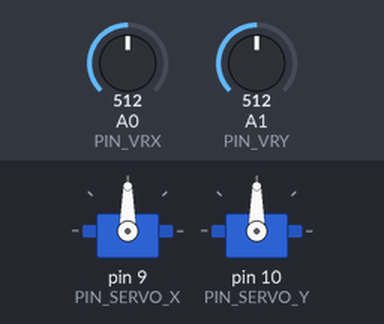
A sketch run on a simulated Arduino Leonardo, built with avr-gcc and run on an emulated ATmega32U4. On the bench: 2 × servo. The test bench sets the inputs (shaded band); at power-on: A0 (PIN_VRX) = 512, A1 (PIN_VRY) = 512. What the sketch prints to the serial monitor is not drawn.

Above: at 1.2 s.
1.3 s: A0 (PIN_VRX) set to 716
At 2.3 s:
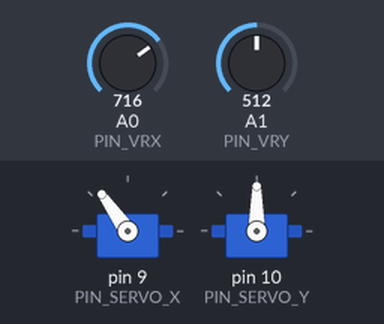
2.8 s: A1 (PIN_VRY) set to 716
At 3.5 s:
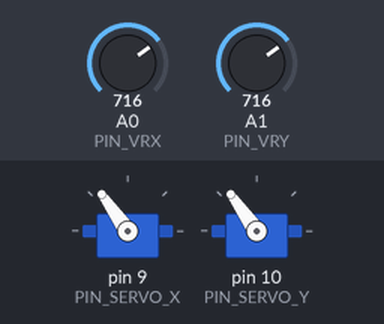
4.3 s: A0 (PIN_VRX) set to 900
At 4.6 s:
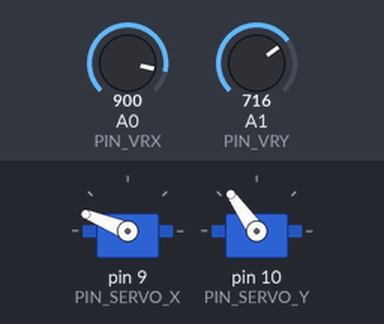
5.8 s: A1 (PIN_VRY) set to 900
At 7.0 s:
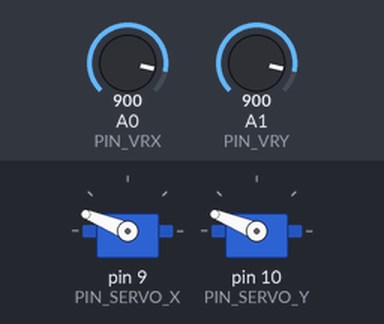
7.3 s: A0 (PIN_VRX) set to 1023
At 8.1 s:
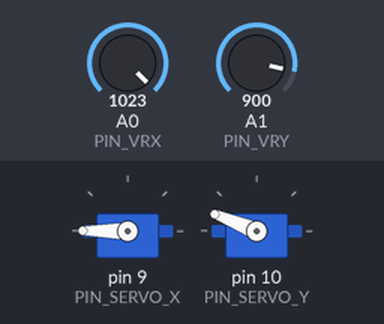
8.8 s: A1 (PIN_VRY) set to 511
At 9.2 s:
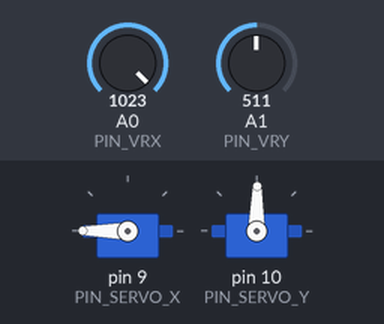
Timing chart, 0 to 11.3 s (numbered marks = the images above; inputs shaded):
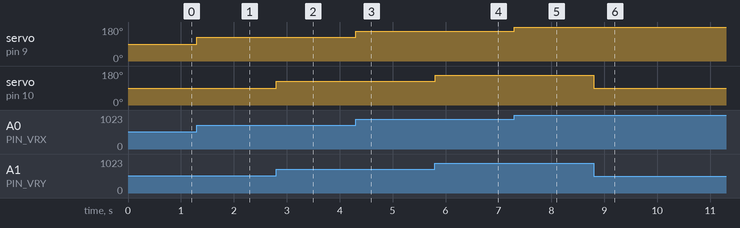

The sketch:

joystick_listing_02.ino
```cpp
// подключение библиотеки Servo
#include <Servo.h>

// пины подключения сервоприводов
#define PIN_SERVO_X 9
#define PIN_SERVO_Y 10
// пин подключения контакта VRX
#define PIN_VRX A0
// пин подключения контакта VRY
#define PIN_VRY A1
// пин подключения кнопки
#define PIN_BUTTON 3

// создание объектов Servo
Servo servoX;
Servo servoY;
// служебные переменные
int joyXpr=0;
int joyYpr=0;
int joyX, joyY;
int angleX, angleY;

void setup() {
   // запуск последовательного порта
   Serial.begin (9600);
   // подключить управление сервоприводом к пинам
   // PIN_SERVO_X и PIN_SERVO_Y
   servoX.attach(PIN_SERVO_X);
   servoY.attach(PIN_SERVO_Y);
}

void loop () {
   // получение данных с джойстика
   joyX=analogRead(PIN_VRX);
   joyY=analogRead(PIN_VRY);
   // Выводим значение по оси X
   Serial.print("X = ");
   Serial.print(joyX);
   // Выводим значение по оси Y
   Serial.print("  Y = ");
   Serial.println(joyY);
   // сравнение с предыдущими
   if(abs(joyX-joyXpr)>10) { // повернуть по оси X
       angleX=map(joyX,0,1023,0,180);
       servoX.write(angleX);
       // время на перемещение сервопривода
       delay(15);
   }
   if(abs(joyY-joyYpr)>10) { // повернуть по оси Y
       angleY=map(joyY,0,1023,0,180);
       servoY.write(angleY);
       // время на перемещение сервопривода
       delay(15);
   }
   joyXpr=joyX;
   joyYpr=joyY;
}
```

Measured:
- after the input at 1.3 s, servo on pin 9 (PIN_SERVO_X): 90° → 125° at once
- after the input at 2.8 s, servo on pin 10 (PIN_SERVO_Y): 90° → 125° at once
- after the input at 4.3 s, servo on pin 9 (PIN_SERVO_X): 125° → 158° at once
- after the input at 5.8 s, servo on pin 10 (PIN_SERVO_Y): 125° → 158° at once
- after the input at 7.3 s, servo on pin 9 (PIN_SERVO_X): 158° → 180° at once
- after the input at 8.8 s, servo on pin 10 (PIN_SERVO_Y): 158° → 89° at once
